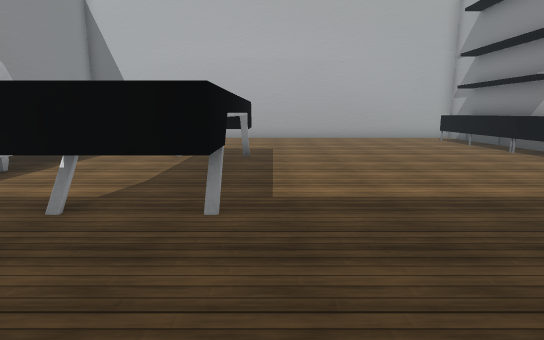
[1] (above)

15 first-person views from a walk through a Unity game level. The camera is 1.4 m above the floor, tilts 10° down and sees 80° across. The floor is counted in squares, 1 m on a side. Each view is taken from the middle of a square. On the plan, view 1 faces up. The plan holds only what a view shows up to about 15 squares ahead; the rest is blank. Some surface patterns are stand-ins.

[2]
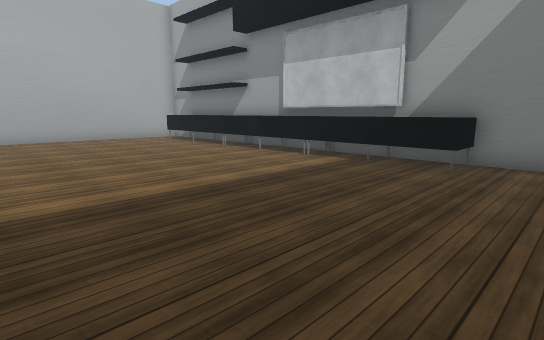

[3]
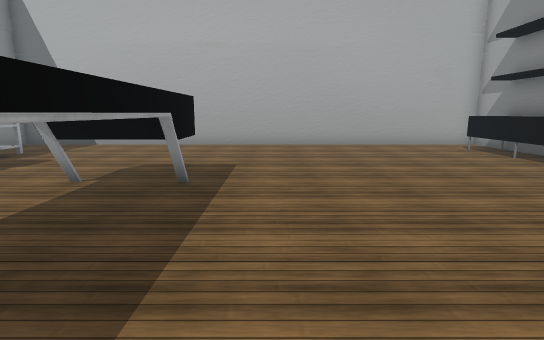

[4]
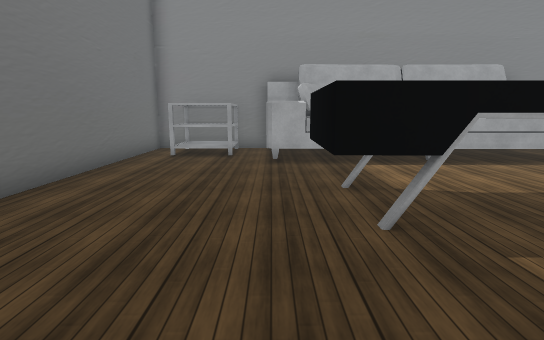

[5]
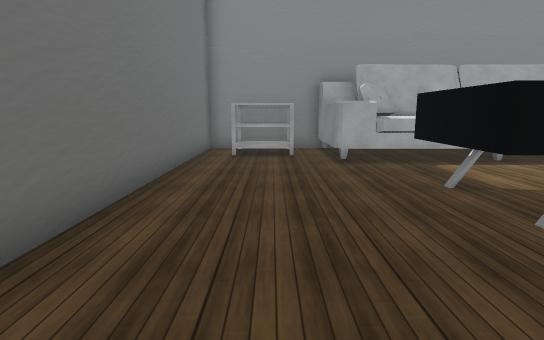

[6]
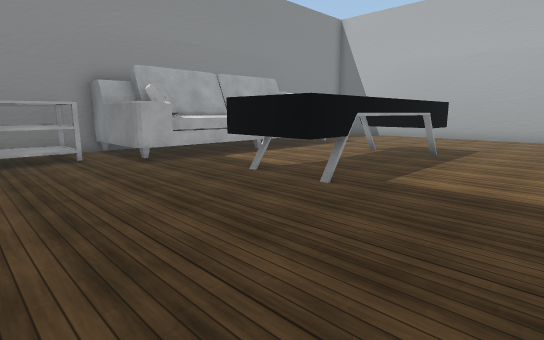

[7]
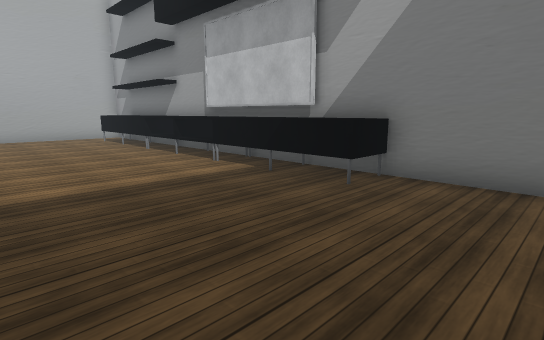

[8]
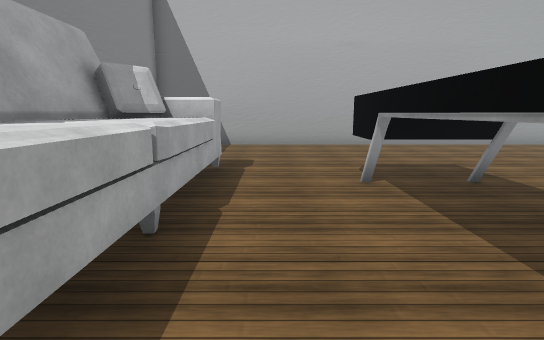

[9]
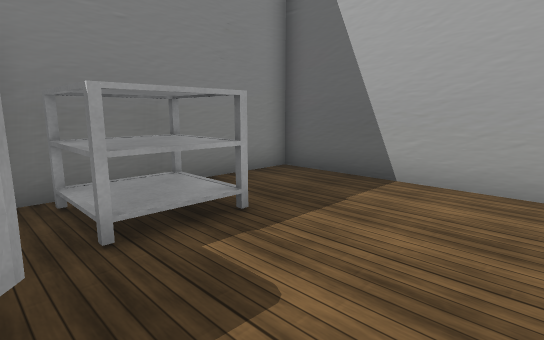

[10]
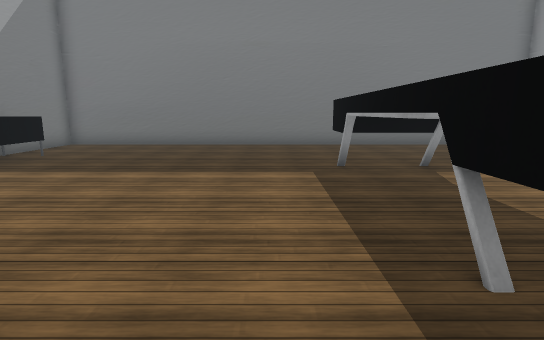

[11]
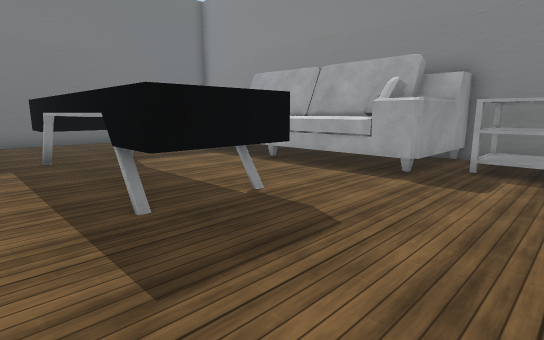

[12]
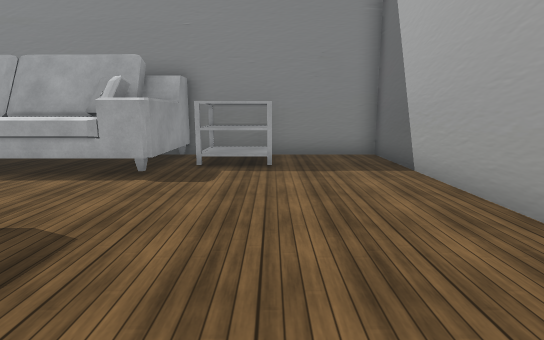

[13]
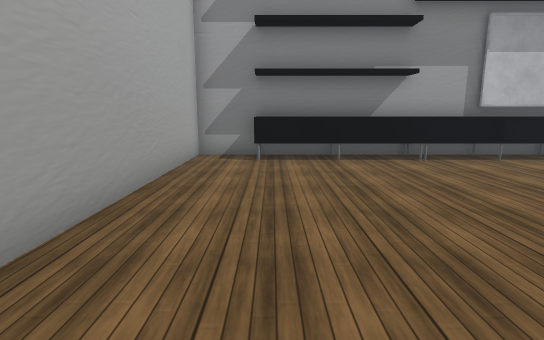

[14]
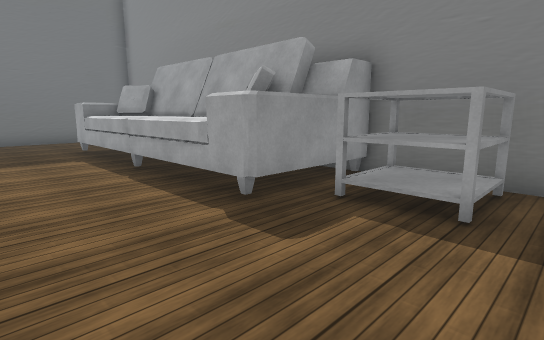

[15]
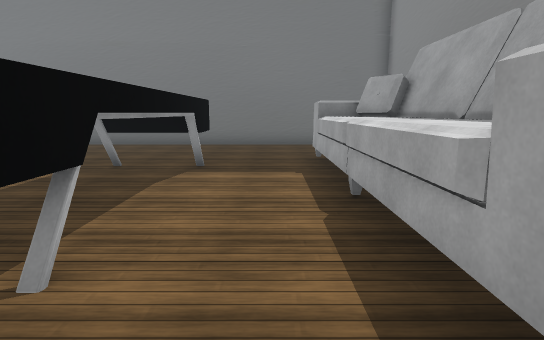

### Floor plan
Key: @ floor where view 1 was taken; # wall or solid block; . floor; ^ raised ledge; O other object.
Columns run from 10 left of view 1 to 10 right of it. Each row starts with its distance up from view 1.
 19 #####################
 18 #...................#
 17 #...................#
 16 #..................O#
 15 #OO................O#
 14 #OO................O#
 13 #OO................O#
 12 #####..............O#
 11   ##^..OOO.........O#
 10   #^^..OOO.........O#
  9   ^^^..O O.........O#
  8   ^^^..O O.........O#
  7   ^^^..O O.........O#
  6   ^^^..O O.........O#
  5   # ^..OOO.........O#
  4   ###..OOO.........O#
  3 #####..............O#
  2 #OO................O#
  1 #OO.................#
  0 #OO.......@.........#
 -1 #...................#
 -2 #####################

Where each view was taken, in squares from view 1:
view 1: 0 up, 0 right, facing up
view 2: 0 up, 0 right, facing up-right
view 3: 4 up, 1 right, facing up
view 4: 3 up, 3 right, facing left
view 5: 1 up, 3 right, facing left
view 6: 1 down, 3 right, facing up-left
view 7: 1 down, 3 right, facing up-right
view 8: 4 up, 5 left, facing up
view 9: 12 up, 4 left, facing up-left
view 10: 13 up, 1 right, facing down
view 11: 15 up, 1 right, facing down-left
view 12: 15 up, 1 right, facing left
view 13: 16 up, 1 left, facing right
view 14: 16 up, 3 left, facing down-left
view 15: 13 up, 5 left, facing down
